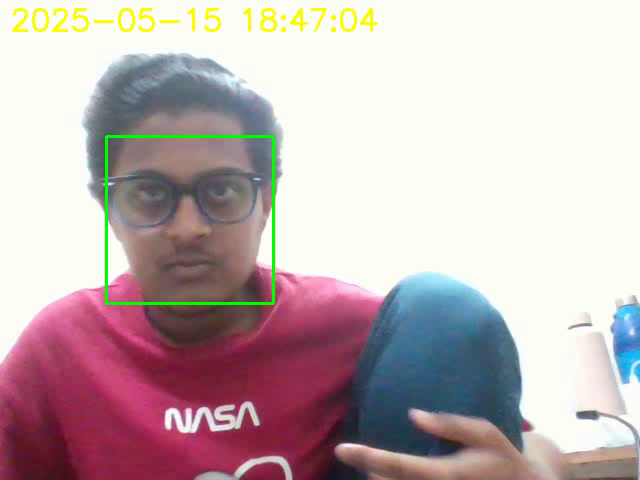
#> input picture frame 0 of output.avi, 640 x 480 px, given in place of the camera
$ python main.py
#> lines starting #> are read from the running program, lines starting #| are printed output that depends on the picture; after the words box and inside, x2 and y2 are one past the last pixel; in counts of white or black regions, pixels touching at a corner belong together
import cv2
import datetime
import os
import time

# === Setup Directories ===
output_dir = "captured_faces"
os.makedirs(output_dir, exist_ok=True)

# === Face Detection using Haar Cascade ===
haar_cascade = cv2.CascadeClassifier(cv2.data.haarcascades + 'haarcascade_frontalface_default.xml')

# === Webcam Setup ===
cap = cv2.VideoCapture(0)
frame_width = int(cap.get(cv2.CAP_PROP_FRAME_WIDTH))
frame_height = int(cap.get(cv2.CAP_PROP_FRAME_HEIGHT))

# === Video Writer Setup ===
fourcc = cv2.VideoWriter_fourcc(*'XVID')
out = cv2.VideoWriter('output.avi', fourcc, 20.0, (frame_width, frame_height))

# === Face Capture Control ===
photo_counter = 1
last_capture_time = datetime.datetime.min
capture_interval = datetime.timedelta(seconds=5)

# === Frame Rate Limit ===
frame_delay = 0.03  # ~30 FPS

print("[INFO] Starting webcam... Press 'q' or ESC to quit.")

while True:
    success, img = cap.read()
#> img is the input picture: shape (480, 640, 3); mean B, G, R 178.9, 177.9, 194
    if not success:
        print("[ERROR] Failed to grab frame.")
        break

    gray = cv2.cvtColor(img, cv2.COLOR_BGR2GRAY)
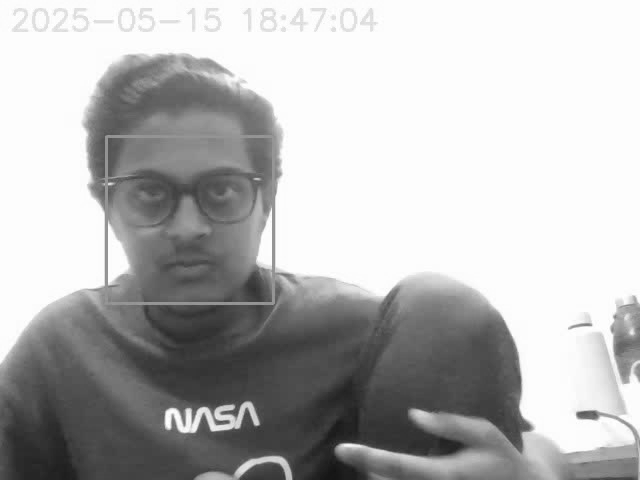
#> gray: shape (480, 640); min 19, max 255, mean 182.9
    faces = haar_cascade.detectMultiScale(gray, scaleFactor=1.1, minNeighbors=5)
#> faces = [[108, 138, 163, 163]]

    current_time = datetime.datetime.now()

    for i, (x, y, w, h) in enumerate(faces):
        cv2.rectangle(img, (x, y), (x + w, y + h), (0, 255, 0), 2)

        if current_time - last_capture_time > capture_interval:
            face_crop = img[y:y + h, x:x + w]
            filename = f"{output_dir}/face_{photo_counter}_{i+1}.png"
            cv2.imwrite(filename, face_crop)
            print(f"[INFO] Saved face to: {filename}")
#> this loop made 1 pass
#| [INFO] Saved face to: captured_faces/face_1_1.png
#> pass 1, `face_crop = img[y:y + h, x:x + w]`:
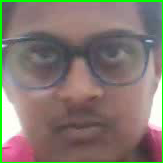
#> face_crop: shape (163, 163, 3); mean B, G, R 113, 120.7, 132.7
#> after the loop:
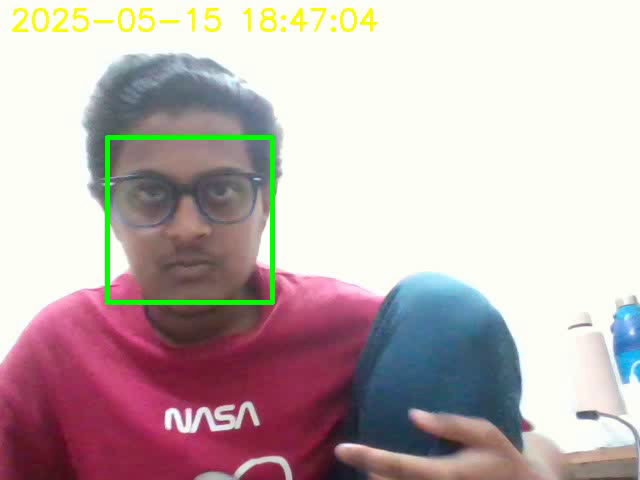
#> img: shape (480, 640, 3); 0.62% of pixels changed, all inside (x1, y1, x2, y2) = (107, 137, 273, 303)

    if len(faces) > 0 and current_time - last_capture_time > capture_interval:
        photo_counter += 1
        last_capture_time = current_time

    # Timestamp overlay
    timestamp = current_time.strftime('%Y-%m-%d %H:%M:%S')
    cv2.putText(img, timestamp, (10, 30), cv2.FONT_HERSHEY_SIMPLEX, 1, (0, 255, 255), 2)
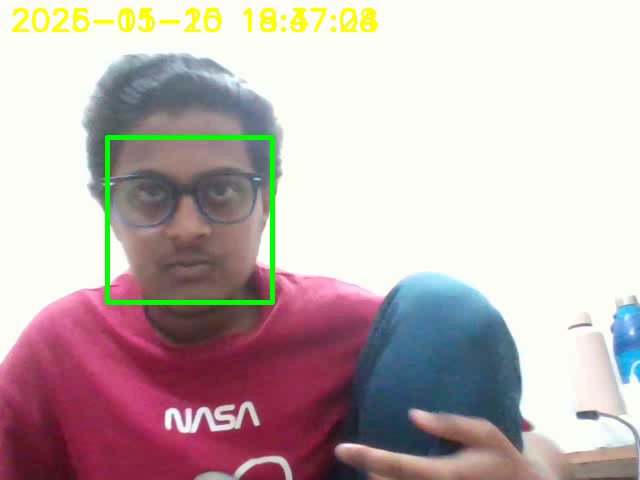
#> img: shape (480, 640, 3); 0.74% of pixels changed, all inside (x1, y1, x2, y2) = (12, 8, 377, 32)

    # Show and save frame
    cv2.imshow('Face Detection', img)
    out.write(img)

    key = cv2.waitKey(1)
#> (key q is pressed here)
    if key & 0xFF in [ord('q'), 27]:
        break

    time.sleep(frame_delay)

# Cleanup
cap.release()
out.release()
cv2.destroyAllWindows()
print("[INFO] Finished.")
